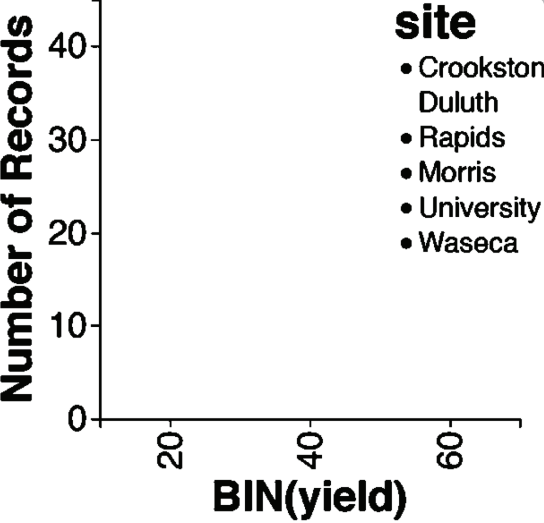
#> input picture REV/example.png, 544 x 523 px
$ jupyter execute --allow-errors rev.ipynb   (older library calls are emulated)
#> lines starting #> are read from the running program, lines starting #| are printed output that depends on the picture; after the words box and inside, x2 and y2 are one past the last pixel; in counts of white or black regions, pixels touching at a corner belong together
### REV/text_/classifier.py
import copy
import pandas as pd
import sys
import os

import joblib
from sklearn.model_selection import cross_val_predict
from sklearn import svm
import sklearn.metrics as metrics
from sklearn.pipeline import make_pipeline
from sklearn.preprocessing import StandardScaler
from sklearn.utils.multiclass import unique_labels

from . import feature_extractor

import utils as u

# import warnings
# warnings.filterwarnings("ignore")

print("!!!")
model_files = {
    'default': './models/text_role_classifier/text_type_classifier.pkl',
    'testing': './models/text_role_classifier/text_type_classifier_new.pkl'
}

# valid features
VALID_COLUMNS = [
    # 'fig_id',
    'vscore', 'hscore',
    'vrange', 'hrange',
    'vfreq', 'hfreq',
    # 'x',  'y',
    # 'x2', 'y2',
    # 'xc', 'yc',
    # 'w',  'h',
    # 'xp',  'yp',
    # 'x2p', 'y2p',
    'xcp', 'ycp',
    # 'wp',  'hp',
    'aspect',
    'ang',
    'quad',
    # 'bw', 'bh',
    'bwp', 'bhp',
    # 'u',  'v',
    # 'u2', 'v2',
    'uc', 'vc',
    # 'du', 'dv',
    # 'adu', 'adv',
    'rad',
    # 'text',
    # 'type'
]


class TextClassifier:
    def __init__(self, model_name=None):
        if model_name is None:
            # Pipeline: standardization -> svm
            my_svm = svm.SVC(C=100, gamma=0.1, class_weight='balanced', kernel='rbf')
            self._clf = make_pipeline(StandardScaler(), my_svm)
        else:
            model_file = model_files[model_name]
            self._clf = joblib.load(model_file)

    # [78 lines left out: functions train, cross_validation, classify, classify_from_boxes, not called in this run]

    def save_model(self, filename):
        joblib.dump(self._clf, filename)

### REV/chart.py
import cv2
import pandas as pd
import os.path
import numpy as np

from textbox import TextBox
import utils as u


'''
    The attribute 'text_from' means:
    0: read ground truth data:
        'chart-texts.csv'
        'chart-mask.png'
        'chart-debug.png'
    1: read text from 'prediction 1':
        i.e. ground truth boxes and output of text role classification and output of OCR.
        'chart-pred1-texts.csv'
        'chart-pred1-mask.png'
        'chart-pred1-debug.png'
    2: read text from 'prediction 2',
        i.e., output of text localization and output of text role classification, and output of OCR.
        'chart-pred2-texts.csv'
        'chart-pred2-mask.png'
        'chart-pred2-debug.png'
'''
prefixes = {0: '', 1: '-pred1', 2: '-pred2'}


class Chart(object):
    def __init__(self, fn, _id=None, text_from=0):
        self._fn = fn
        self._id = _id
        self._text_from = text_from

        self._image = None
        self._texts = None
        self._mark_type = None

        self._prefix = prefixes[text_from]

    @property
    def filename(self):
        return self._fn

    @property
    def text_boxes_filename(self):
        return self._fn.replace('.png', self._prefix + '-texts.csv')

    @property
    def id(self):
        return self._id

    @property
    def text_from(self):
        return self._text_from

    # [50 lines left out: functions image, text_boxes, mask, debug, not called in this run]


    def save_text_boxes(self):
        save_texts(self.text_boxes, self.text_boxes_filename)


# [37 lines left out: functions create_mask, load_texts, save_texts, chart_dataset, not called in this run]

### REV/rev.ipynb
[cell 1]
import cv2
import numpy as np
import pandas as pd
import pytesseract # need to install tesseract and set system PATH first
from pytesseract import Output
from PIL import Image
import text_.classifier
import chart

INF = float('inf')

src = cv2.imread("example.png")
#> src is the input picture: shape (523, 544, 3); mean B, G, R 235.1, 235.3, 235.2

[cell 2]
gray = cv2.cvtColor(src, cv2.COLOR_BGR2GRAY)
ret, binary_ = cv2.threshold(gray, 0, 255, cv2.THRESH_BINARY | cv2.THRESH_OTSU)
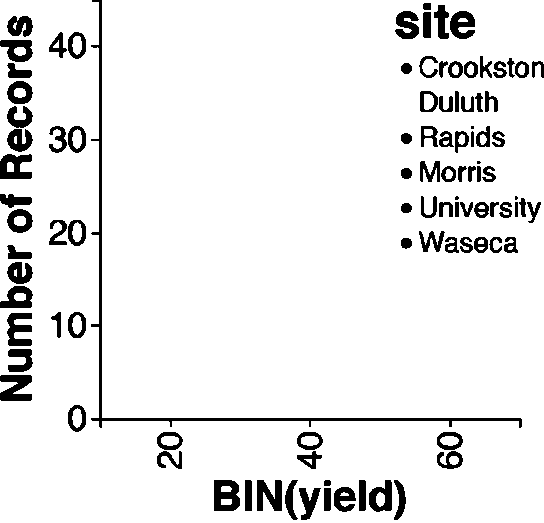
#> binary_: shape (523, 544); 91.9% white; 99 black regions (4 under 20 px), largest, box (x1, y1, x2, y2) and area: (91, 0, 522, 428) 2725, (214, 480, 240, 511) 621, (0, 375, 32, 401) 596
#> ret = 139
binary_ = 255 - binary_
# cv2.imshow("binary", binary_)
# cv2.waitKey(0)
num_labels, labels, stats, centers = cv2.connectedComponentsWithStats(binary_, connectivity=4, ltype=cv2.CV_32S)
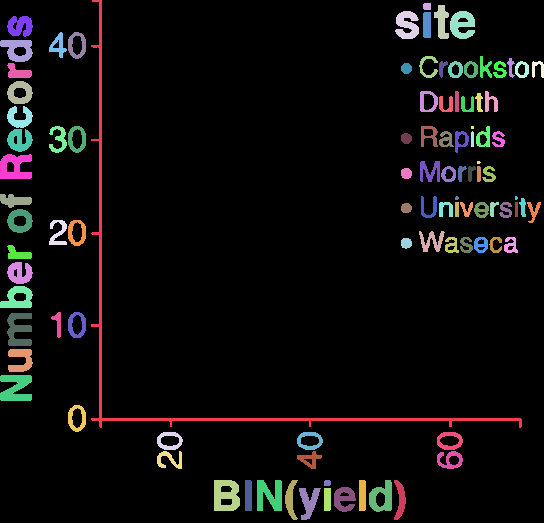
#> labels: shape (523, 544) int32; 100 distinct labels, from 0 to 99; one colour per label, 0 black
#> num_labels = 100; stats = 100 rows, first 6: [0, 0, 544, 523, 261509], [91, 0, 431, 428, 2725], [423, 3, 8, 7, 54], [434, 5, 15, 34, 306], [395, 11, 24, 28, 460], [450, 11, 25, 28, 475]; centers = 100 pairs, first value 14.36 to 537.4, second value 6 to 501.5

[cell 3]
## Filtering using aspect ratio and area
centers_x = stats[:, 0] + stats[:, 2] / 2
#> centers_x = 100 values, max 538 at index 19, min 16 at index 41, mean 333.3
centers_y = stats[:, 1] + stats[:, 3] / 2
#> centers_y = 100 values, max 504 at index 98, min 6.5 at index 2, mean 218.2
centers = np.array(list(zip(centers_x, centers_y)))
#> centers = 100 pairs, first value 16 to 538, second value 6.5 to 504
filtered_stats = stats[stats[:, -1] < 1000]
#> filtered_stats = 98 rows, first 6: [423, 3, 8, 7, 54], [434, 5, 15, 34, 306], [395, 11, 24, 28, 460], [450, 11, 25, 28, 475], [423, 12, 8, 26, 206], [7, 16, 26, 21, 379]
filtered_stats = filtered_stats[filtered_stats[:, -1] > 4]
filtered_centroids = centers[stats[:, -1] < 1000]
#> filtered_centroids = 98 pairs, first value 16 to 538, second value 6.5 to 504
filtered_centroids = filtered_centroids[filtered_stats[:, -1] > 4]
aspect_ratio = filtered_stats[:, 2] / filtered_stats[:, 3]
#> aspect_ratio = 98 values, max 2.29 at index 48, min 0.188 at index 36, mean 0.856
filtered_stats = filtered_stats[aspect_ratio < 15]
filtered_stats = filtered_stats[aspect_ratio > (1 / 15)]
filtered_centroids = filtered_centroids[aspect_ratio < 15]
filtered_centroids = filtered_centroids[aspect_ratio > (1 / 15)]
print("BEFORE filtering: " + str(stats.shape), "AFTER filtering: " + str(filtered_stats.shape))
#| BEFORE filtering: (100, 5) AFTER filtering: (98, 5)

widths = filtered_stats[:, -2]
#> widths = 98 values, max 40 at index 90, min 3 at index 31, mean 19.9
heights = filtered_stats[:, -3]
#> heights = 98 values, max 33 at index 8, min 3 at index 31, mean 16.13
length_set = np.concatenate([widths, heights])
#> length_set = 196 values, max 40 at index 90, min 3 at index 31, mean 18.02
mode = np.argmax(np.bincount(length_set))
#> mode = 16
print("MODE: " + str(mode))
#| MODE: 16

[cell 4]
colors = []
for i in range(filtered_stats.shape[0]):
    b = np.random.randint(0, 256)
    g = np.random.randint(0, 256)
    r = np.random.randint(0, 256)
    colors.append((b, g, r))

colors[0] = (0, 0, 0)
image = np.copy(src)
for t in range(1, filtered_stats.shape[0], 1):
    x, y, w, h, area = filtered_stats[t]
    cx, cy = filtered_centroids[t]
    cv2.rectangle(image, (x, y), (x+w, y+h), colors[t], 1, 8, 0)
    cv2.putText(image, str(t), (x, y), cv2.FONT_HERSHEY_SIMPLEX, .35, (0, 0, 255), 1);
#> this loop made 97 passes
#> (x, y, w, h, area, cx, cy) on passes 1 to 12: (434, 5, 15, 34, 306, 441.5, 22), (395, 11, 24, 28, 460, 407, 25), (450, 11, 25, 28, 475, 462.5, 25), (423, 12, 8, 26, 206, 427, 25), (7, 16, 26, 21, 379, 20, 26.5), (49, 32, 18, 26, 204, 58, 45), (68, 32, 18, 27, 247, 77, 45.5), (0, 40, 33, 22, 459, 16.5, 51), (419, 56, 19, 22, 157, 428.5, 67), (480, 56, 12, 22, 136, 486, 67), (507, 58, 8, 20, 77, 511, 68), (439, 61, 9, 17, 80, 443.5, 69.5)
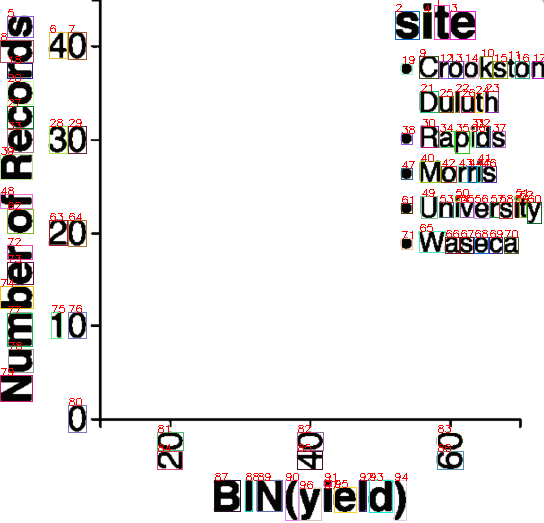
#> image: shape (523, 544, 3); 3.38% of pixels changed, all inside (x1, y1, x2, y2) = (0, 0, 544, 521)

cv2.imshow("colored labels", image)
cv2.waitKey(0)
cv2.destroyAllWindows()
cv2.imwrite("colored labels.png", image)
#> Out = True
#| [419  56  19  22 157]
#| [401  63  11  11  97]

[cell 5]
def calculate_distance(center1, center2):
    return np.sqrt((center1[0] - center2[0]) ** 2 + (center1[1] - center2[1]) ** 2)

def calculate_closest_edge_distance(stats, id1, id2):
    l1, l2 = stats[id1, 0], stats[id2, 0]
    t1, t2 = stats[id1, 1], stats[id2, 1]
    w1, w2 = stats[id1, 2], stats[id2, 2]
    h1, h2 = stats[id1, 3], stats[id2, 3]
    r1, r2 = l1 + w1, l2 + w2
    b1, b2 = t1 + h1, t2 + h2
    alignment = check_alignment(stats, id1, id2)
    if alignment == 'vertical':
        if(l1 >= r2):
            return l1 - r2
        elif(l2 >= r1):
            return l2 - r1
        else:
            return min(l1 - r2, l2 - r1)
    elif alignment == 'horizontal':
        if(t1 >= b2):
            return t1 - b2
        elif(t2 >= b1):
            return t2 - b1
        else:
            return min(t1 - b2, t2 - b1)
    else:
        return INF

def check_alignment(stats, id1, id2):
    '''
    INPUTS:
        stats: (left, top, width, height, area);
        id1: id of the first bounding box
        id2: id of the second bounding box
    OUTPUTS:
        mode: 'vertical' / 'horizontal' / 'neither'
        'vertical' means these two bounding boxes have overlapping height.
        'horizontal' means these two bounding boxes have overlapping width.
    '''
#> called with stats = array of shape (98, 5), id1 = 9, id2 = 19
    l1, l2 = stats[id1, 0], stats[id2, 0]
#> l1 = 419; l2 = 401
    t1, t2 = stats[id1, 1], stats[id2, 1]
#> t1 = 56; t2 = 63
    w1, w2 = stats[id1, 2], stats[id2, 2]
#> w1 = 19; w2 = 11
    h1, h2 = stats[id1, 3], stats[id2, 3]
#> h1 = 22; h2 = 11
    r1, r2 = l1 + w1, l2 + w2
#> r1 = 438; r2 = 412
    b1, b2 = t1 + h1, t2 + h2
#> b1 = 78; b2 = 74
    if((b1 <= t2) or (b2 <= t1)):
        vertical_overlap = 0
    else:
        vertical_overlap = max(0, b1 - t2, b2 - t1)
#> vertical_overlap = 18
    if((r1 <= l2) or (r2 <= l1)):
        horizontal_overlap = 0
    else:
        horizontal_overlap = max(0, r1 - l2, r2 - l1)
    # print(vertical_overlap, horizontal_overlap)
    if(horizontal_overlap > min(w1, w2) / 2):
        return 'horizontal'
    elif(vertical_overlap > min(h1, h2) / 2):
        return 'vertical'
    else:
        return 'neither'

def graph_initialization(stats, centers, mode):
    graph = [[] for _ in range(len(centers))]
    for i in range(0, len(centers)):
        for j in range(0, len(centers)):
            if(i == j):
                graph[i].append(0)
            else:
                distance = calculate_distance(centers[i], centers[j])
                graph[i].append(distance if distance < 2 * mode else INF)
    return graph

def edges_initialization(stats, centers, mode):
    edges = []
    for i in range(0, len(centers)):
        for j in range(0, len(centers)):
            if(i == j):
                continue
            else:
                distance = calculate_closest_edge_distance(stats, i, j)
                # distance = calculate_distance(centers[i], centers[j])
                if(distance < mode / 3):
                    if(check_alignment(stats, i, j) == 'neither'):
                        continue
                    else:
                        if((j, i, distance) not in edges):
                            edges.append((i, j, distance))
                else:
                    continue
    return edges

[cell 6]
print(filtered_stats[9])
print(filtered_stats[19])
check_alignment(filtered_stats, 9, 19)
#> Out = 'vertical'

[cell 7]
## Initialize adjacency lists
edges = edges_initialization(filtered_stats, filtered_centroids, mode)
#> the loop in edges_initialization, `for i in range(0, len(centers)):` made 98 passes
print(len(edges))
#| 76
# edges

[cell 8]
## Kruskal algorithm
class Edge:
    def __init__(self, x, y, length):
        self.x = x
        self.y = y
        self.length = length

class UnionFindSet:
    def __init__(self, start, n):
        self.start = start
        self.n = n
        self.pre = [0 for i in range(self.n - self.start + 2)]
        self.rank = [0 for i in range(self.n - self.start + 2)]

    def init(self):
        for i in range(self.start, self.n+1):
            self.pre[i] = i
            self.rank[i] = 1

    def find_pre(self, x):
        if self.pre[x] == x:
            return x
        else:
            self.pre[x] = self.find_pre(self.pre[x])
        return self.pre[x]

    def is_same(self, x, y):
        return self.find_pre(x) == self.find_pre(y)

    def unite(self, x, y):
        x = self.find_pre(x)
        y = self.find_pre(y)
        if x == y:
            return False
        if self.rank[x] > self.rank[y]:
            self.pre[y] = x
        else:
            if self.rank[x] == self.rank[y]:
                self.rank[y] += 1
            self.pre[x] = y
        return True

    def is_one(self):
        temp = self.find_pre(self.start)
        for i in range(self.start+1, self.n+1):
            if self.find_pre(i) != temp:
                return False
        return True


class Kruskal:
    def __init__(self, n, m, edges):
        self.n = n
        self.m = m
        self.e = []
        self.s = []
        self.u = UnionFindSet(1, self.n)

    def graphy(self):
        for i in range(self.m):
            x, y, length = list(map(int, edges[i]))
            self.e.append(Edge(x, y, length))
        self.e.sort(key=lambda e: e.length)
        self.u.init()

    def run(self):
        for i in range(self.m):
            if self.u.unite(self.e[i].x, self.e[i].y):
                self.s.append(self.e[i])
            if self.u.is_one():
                break

    def print(self):
        print(f'Edges: ')
        edge_sum = 0
        for i in range(len(self.s)):
            print(f'edge <{self.s[i].x},{self.s[i].y}> = {self.s[i].length}')
            edge_sum += self.s[i].length
#> this loop made 73 passes
#| edge <11,15> = 0
#| edge <11,16> = 0
#| edge <12,13> = 0
#| edge <57,58> = 0
#| edge <65,66> = 0
#| edge <1,3> = 1
#| edge <6,7> = 1
#| edge <8,18> = 1
#> (further printed lines are left out)
        print(f'Weights: {edge_sum}')
#| Weights: 129

[cell 9]
n, m = list(map(int, (len(filtered_centroids), len(edges))))
kruskal = Kruskal(n, m, edges)
kruskal.graphy()
kruskal.run()
kruskal.print()

[cell 10]
## Combine all connected components
trees = []
for edge in kruskal.s:
    fail = 0
    id1 = edge.x
    id2 = edge.y
    for i in range(len(trees)):
        if(id1 in trees[i]):
            trees[i].append(id2)
        elif(id2 in trees[i]):
            trees[i].append(id1)
        else:
            fail += 1
    if(fail == len(trees)):
        trees.append([id1, id2])

b = len(trees)
for i in range(b):
    for j in range(b):
        x = list(set(trees[i]+trees[j]))
        y = len(trees[j])+len(trees[i])
        if i == j or trees[i] == 0 or trees[j] == 0:
            break
        elif len(x) < y:
            trees[i] = x
            trees[j] = [0]
word_trees = [i for i in trees if i != [0]]
word_trees
#> Out = 17 items, first 6: [9, 10, 11, 12, 13, 14, 15, 16, 17], [65, 66, 67, 68, 69, 70], [6, 7], [21, 22, 23, 24, 25, 26], [33, 5, 39, 8, 18, 20, 27], [28, 29]

[cell 11]
## Draw integrated textboxes.
temp_stats = filtered_stats.copy()
for tree in word_trees:
    for i in range(0, len(tree) - 1):
        id1 = tree[i]
        id2 = tree[i + 1]
        l1, l2 = temp_stats[id1, 0], temp_stats[id2, 0]
        t1, t2 = temp_stats[id1, 1], temp_stats[id2, 1]
        w1, w2 = temp_stats[id1, 2], temp_stats[id2, 2]
        h1, h2 = temp_stats[id1, 3], temp_stats[id2, 3]
        r1, r2 = l1 + w1, l2 + w2
        b1, b2 = t1 + h1, t2 + h2
        new_top = min(t1, t2)
        new_bottom = max(b1, b2)
        new_height = new_bottom - new_top
        new_left = min(l1, l2)
        new_right = max(r1, r2)
        new_width = new_right - new_left
        new_area = new_width * new_height
        new_bounding_box = (new_left, new_top, new_width, new_height, new_area)
        temp_stats[id1] = [0, ] * 5
        temp_stats[id2] = new_bounding_box
#> this loop made 17 passes
#> tree on passes 1 to 12: [9, 10, 11, 12, 13, 14, 15, 16, 17], [65, 66, 67, 68, 69, 70], [6, 7], [21, 22, 23, 24, 25, 26], [33, 5, 39, 8, 18, 20, 27], [28, 29], [40, 41, 42, 43, 44, 45, 46], [48, 62], [63, 64], [81, 84], [82, 85], [83, 86]
indexes = np.where(~temp_stats.any(axis=1))
print("BEFORE filtering: ", temp_stats.shape)
#| BEFORE filtering:  (98, 5)
print("Removed edges: ", indexes)
#| Removed edges:  (array([ 0,  1,  2,  3,  5,  6,  8,  9, 10, 11, 12, 13, 14, 15, 16, 18, 20,
#|        21, 22, 23, 24, 25, 28, 30, 32, 33, 34, 35, 36, 37, 39, 40, 41, 42,
#|        43, 44, 45, 48, 49, 50, 51, 52, 53, 54, 55, 56, 57, 58, 59, 63, 65,
#|        66, 67, 68, 69, 72, 73, 74, 77, 78, 81, 82, 83, 87, 88, 89, 90, 91,
#|        92, 93, 94, 96, 97]),)
temp_stats = np.delete(temp_stats, indexes, axis=0)
print("AFTER filtering: ", temp_stats.shape)
#| AFTER filtering:  (25, 5)
colors = []
for i in range(num_labels):
    b = np.random.randint(0, 256)
    g = np.random.randint(0, 256)
    r = np.random.randint(0, 256)
    colors.append((b, g, r))

colors[0] = (0, 0, 0)
image = np.copy(src)
for t in range(0, len(temp_stats)):
    x, y, w, h, area = temp_stats[t]
    cv2.rectangle(image, (x, y), (x+w, y+h), colors[t], 1, 8, 0)
    cv2.putText(image, str(t), (x, y), cv2.FONT_HERSHEY_SIMPLEX, .35, (0, 0, 255), 1);
#> this loop made 25 passes
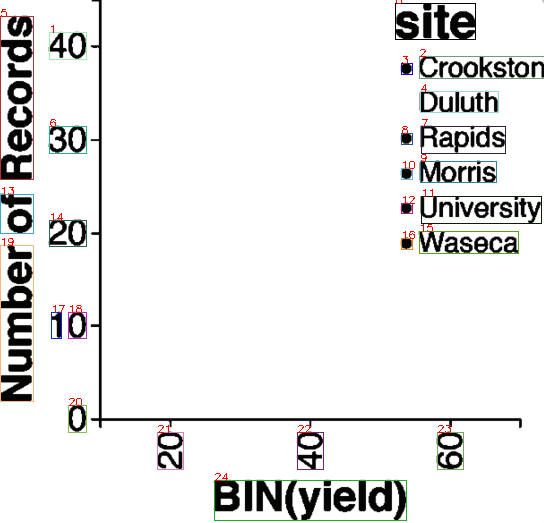
#> image: shape (523, 544, 3); 1.68% of pixels changed, all inside (x1, y1, x2, y2) = (0, 0, 544, 521)
    # print("label index %d, area of the label : %d"%(t, area))

cv2.imshow("combined", image)
cv2.waitKey(0)
cv2.destroyAllWindows()
cv2.imwrite("bounded.png", image)
#> Out = True

## Tesseract OCR

[cell 12]
## Filter out all the textual type data, assign None to other non-detectable textboxes.
pytesseract.pytesseract.tesseract_cmd = r'E:\Tesseract-OCR\tesseract.exe'
normal_binary = 255 - binary_
text_list = []
conf_list = []
#> (the rest of this cell did not finish here and is left out)

[cell 13]
## Filter numerical type data from the data that were marked as None.
config = r'-c tessedit_char_whitelist=0123456789 --psm 6'
for i in list(np.where(np.array(text_list) == None)[0]):
    best_conf = -INF
    best_word = None
    l, t, w, h = temp_stats[i, :4]
    text_box = normal_binary[max(0, min(normal_binary.shape[0], t-1)):t+h+1, max(0, l-1):min(normal_binary.shape[1], l+w+1)]
    # cv2.imshow("OpenCV",text_box)
    # cv2.waitKey()
    rotate_text_boxes = text_box, cv2.rotate(text_box, cv2.ROTATE_90_CLOCKWISE), cv2.rotate(text_box, cv2.ROTATE_90_COUNTERCLOCKWISE), cv2.rotate(text_box, cv2.ROTATE_180)
    for j in range(len(rotate_text_boxes)):
        rotate_text_box = cv2.resize(rotate_text_boxes[j],dsize=None,fx=3,fy=3,interpolation=cv2.INTER_LINEAR)
        textbox = Image.fromarray(cv2.cvtColor(rotate_text_box, cv2.COLOR_BGR2RGB))
        text = pytesseract.image_to_data(textbox, output_type=Output.DICT, config=config)
        while('' in text['text']):
            text['text'].remove('')
            text['conf'].remove(-1)
        if(len(text['text']) != 1):
            text['text'] = []
            text['conf'] = []
        if(len(text['text']) != 0):
            if(best_conf < float(text['conf'][0])):
                best_conf = float(text['conf'][0])
                best_word = text['text'][0]
    print(best_word)
    text_list[i] = (temp_stats[i, 0], temp_stats[i, 1], temp_stats[i, 2], temp_stats[i, 3], best_word)
    conf_list[i] = best_conf
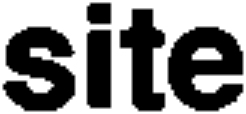
#> rotate_text_box: shape (114, 246); min 0, max 255, mean 132.2

[cell 14]
## Final detected text list
text_list

[cell 15]
## Final detected confidence level list
conf_list

[cell 16]
text_arrays = np.array(text_list)
#> (the rest of this cell did not finish here and is left out)

#> (a cell that did not finish here is left out)

[cell 18]
# text_infos.to_csv('./bounded-pred2-texts.csv')

[cell 19]
chart_i = chart.Chart(fn='bounded.png', text_from=2)
chart_i

[cell 20]
import text_.classifier
cnt = 0
#> (the rest of this cell did not finish here and is left out)
